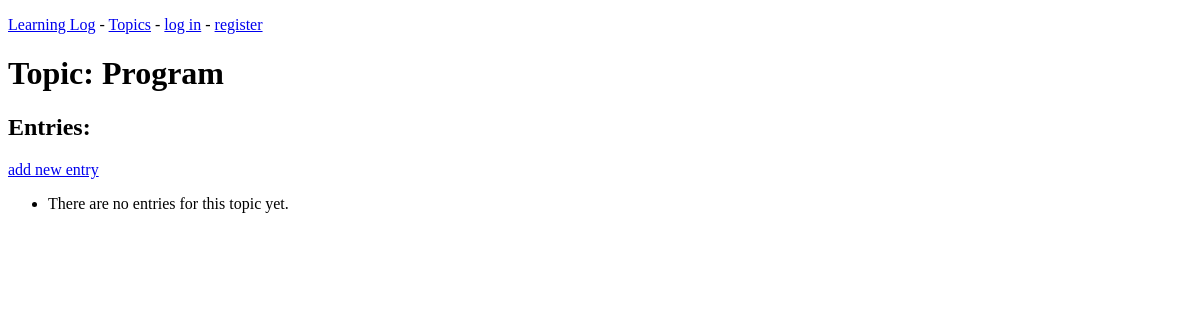
The page /topics/3/ on the database as committed earlier.
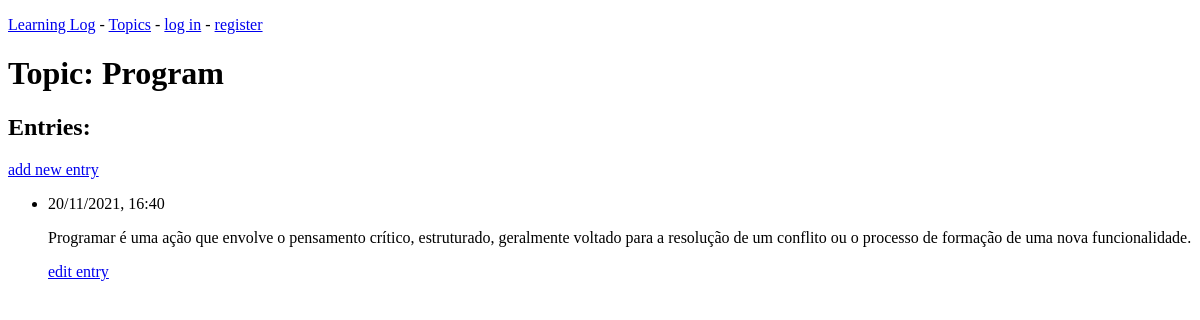
The same page on the database as committed later.
### learning_logs/models.py (models this page shows, shortened)
class Entry(models.Model):
    topic = models.ForeignKey("Topic", on_delete=models.PROTECT)
    text = models.TextField()
    date_added = models.DateTimeField(auto_now_add=True)
    class Meta:
        verbose_name_plural = 'entries'

### learning_logs/views.py (the view)
# urls.py: path('topics/<int:topic_id>/', views.topic, name='topic'),
def topic(request, topic_id):
    topic = Topic.objects.get(id=topic_id)
    entries = topic.entry_set.order_by('-date_added')
    context = {'topic': topic,
               'entries': entries
               }
    return render(request, 'learning_logs/topic.html', context)

### learning_logs/models.py (called while the page is built)
    def __str__(self):
        return self.text

### learning_logs/templates/learning_logs/topic.html
{% extends 'learning_logs/_layouts/base.html' %}
{% block content %}
  <h1>Topic: {{ topic }}</h1>
  <h2>Entries:</h2>
  <p>
    <a href="{% url 'learning_logs:new_entry' topic.id %}">add new entry</a>
  </p>
  <ul>
  {% for entry in entries %}
    <li>
      <p>{{ entry.date_added|date:'d/m/Y, H:i' }}</p>
      <p>{{ entry.text|linebreaks }}</p>
      <p>
        <a href="{% url 'learning_logs:edit_entry' entry.id %}">edit entry</a>
      </p>
    </li>
  {% empty %}
    <li>There are no entries for this topic yet.</li>
  {% endfor %}
  </ul>
{% endblock content %}

Rows that differ between the two databases and show on the page:
added Entry: date_added "20/11/2021, 16:40", text "Programar é uma ação que envolve o pensamento crítico, estruturado, geralmente voltado para a resolução de um conflito ou o processo de formação de uma nova funcionalidade."
Other text that changed with them:
text no longer shown: "There are no entries for this topic yet."
